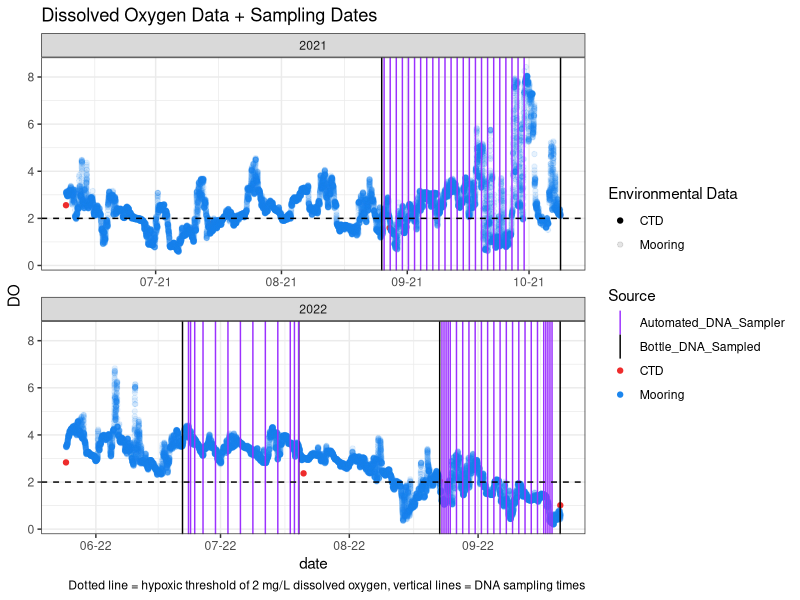
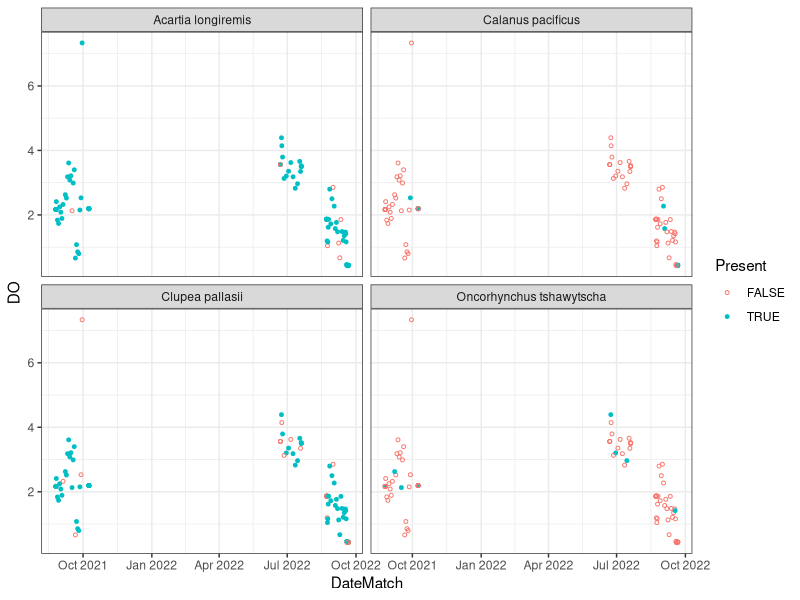
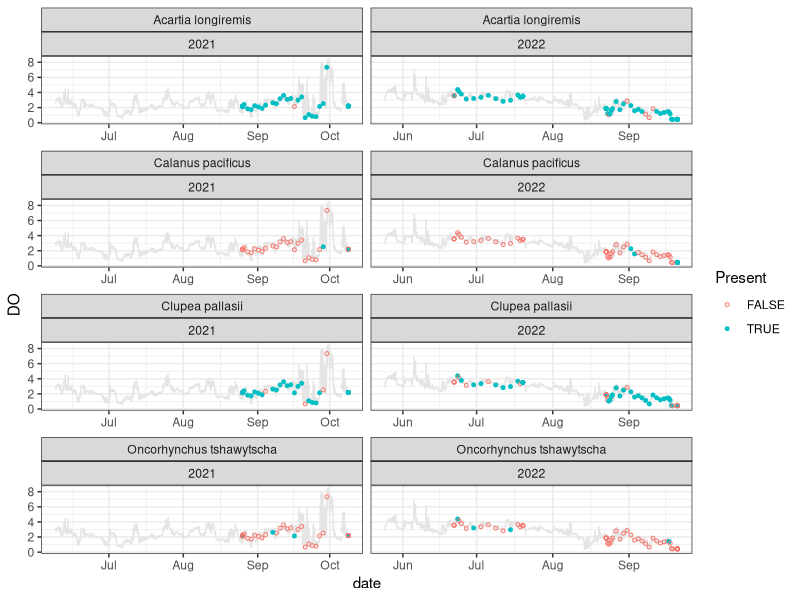
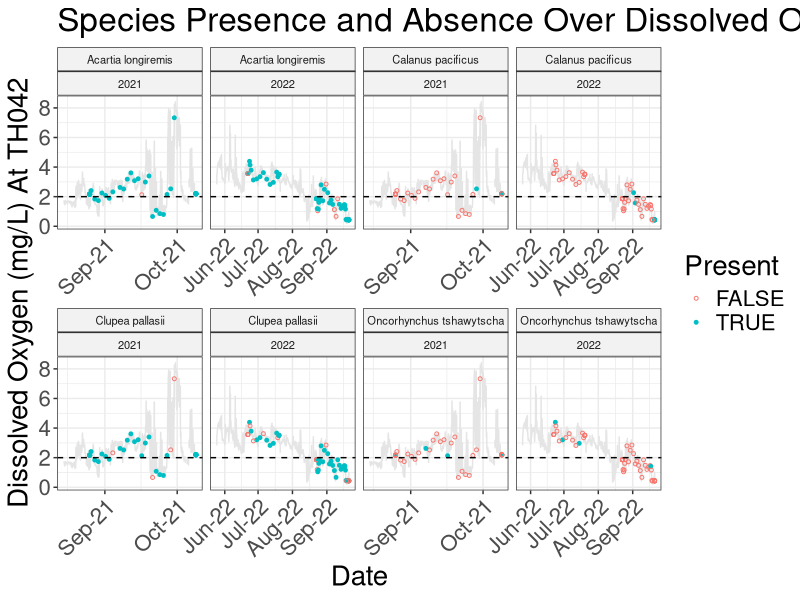
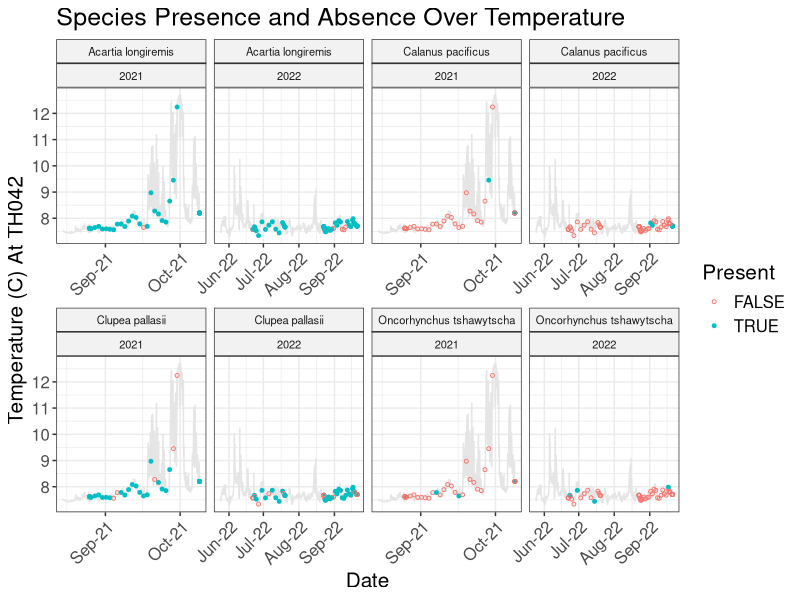
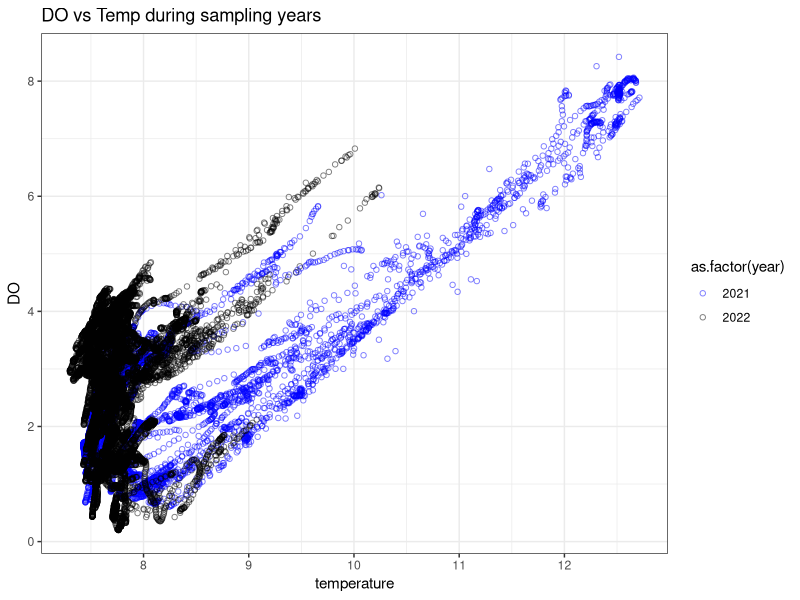
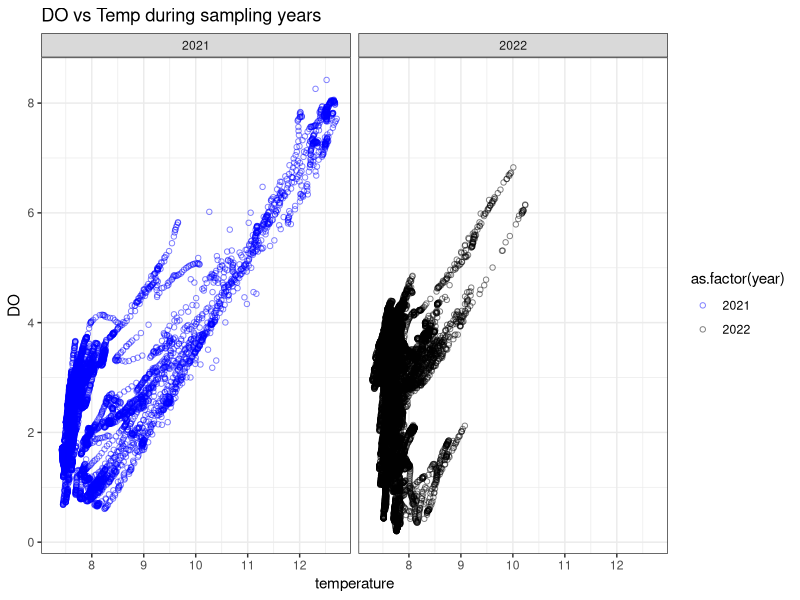
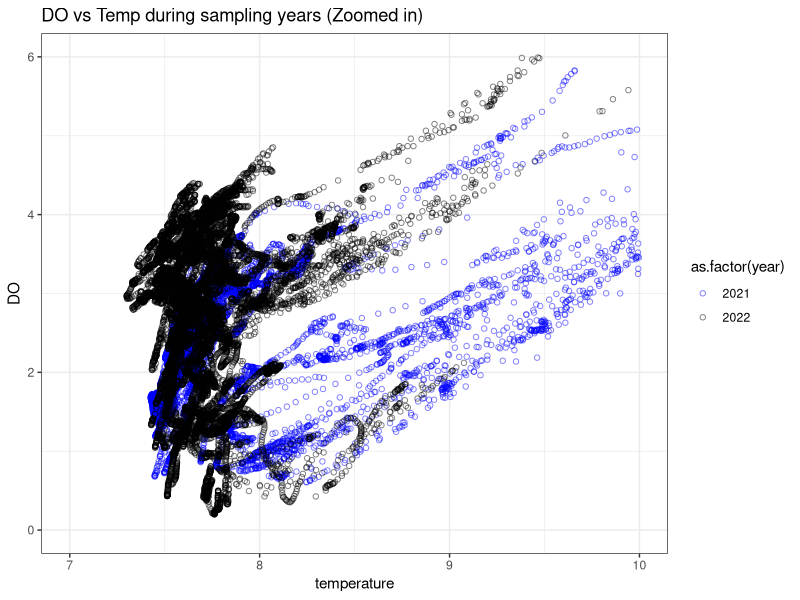

These figures' R source, in order:
## ---- chunk 1
# Warnings and startup messages suppressed
library(tidyverse)
library(patchwork)
library(scales)
library(ggrepel)
library(readxl)
library(here)
## ---- chunk 2
# Import data
SpeciesDetections <- read_csv(here("OCNMS_Project", "Outputs", "SOI_IDs_Species10Detections.csv")) %>% 
  filter(year(Date_UTC) != 2023)
EnvData1 <- read_csv(here("OCNMS_Project", "Data", "EnvironmentalDataset1.csv")) %>%  # Using EnvironmentalDataset1 because the satellite + NEMO data in EnvironmentalDataset2 didn't turn out to be good at gap filling
  filter(year != 2023) %>%  # Ignoring 2023 due to gaps for now
  mutate(year = as.factor(year))
SamplingDates2 <- read_csv(here("OCNMS_Project", "Data", "SamplingDates2.csv")) %>%  # Exported from EnvironmentalDataxSampleDates.Rmd, simple dataframe of all datetimes of samples
  filter(year(Date) != 2023) %>% # Ignoring 2023 due to gaps for now
  mutate(Source = case_when(Source == "Bottle_DNA" ~ "Bottle_DNA_Sampled", Source == "PPS_DNA" ~ "Automated_DNA_Sampler"))
## ---- chunk 3
ggplot(EnvData1, aes(x = date, y = DO, color = source, alpha = source)) +
  geom_point() +
  scale_alpha_manual(values = c(1,0.1)) + # doesn't currently do anything
  scale_x_datetime(date_breaks = "1 month", date_labels = "%m-%y") +
  theme_bw() +
  facet_wrap(facets = vars(year), scales = "free_x", ncol = 1) +
  geom_vline(data = SamplingDates2, aes(xintercept = Date, color = Source)) +
  scale_color_manual(values = c("purple1", "black", "firebrick2", "dodgerblue2")) +
  geom_hline(aes(yintercept = 2), color = "black", linetype = "dashed") +
  labs(title = "Dissolved Oxygen Data + Sampling Dates", caption = "Dotted line = hypoxic threshold of 2 mg/L dissolved oxygen, vertical lines = DNA sampling times", alpha = "Environmental Data", color = "Source")
## ---- chunk 4
messyjoin <- full_join(EnvData1, SpeciesDetections, by = join_by(date == Date_UTC)) # did not work, unsurprised
EnvRd <- EnvData1 %>% 
  mutate(DateMatch = round_date(date, unit = "10 minutes")) # well at least it didn't immediately explode. However, this still has many datapoints per hour. Maybe round to the nearest 10 minutes? 
DetectRd <- SpeciesDetections %>% 
  mutate(DateMatch = round_date(Date_UTC, unit = "10 minutes"), Date_local_hr = round_date(Date_local, unit = "hour")) # Spot check - looks good. 

messyrdjoin <- full_join(EnvRd, DetectRd, by = join_by(DateMatch)) # Many to many is probably expected - There's several detections per time point

# Ok, that was pretty good! To try and avoid many-to-many, perhaps a specific join. Don't care about EnvHr without DetectHr matches, so make DetectHr x and do a left join (A left_join() keeps all observations in x.)

eDNAxEnvData <- left_join(DetectRd, EnvRd, by = join_by(DateMatch)) 

investigate <- eDNAxEnvData %>% select(Species, DateMatch, Date_UTC, Date_local_hr, source, temperature, DO, SampleId, Rosette_position, Amplicon)
## ---- chunk 5
ggplot(eDNAxEnvData, aes(x = DateMatch, y = DO, shape = Present, size = Present, color = Present)) +
  scale_shape_manual(values = c(1, 19)) +
  scale_size_manual(values = c(1,1)) +
  geom_point() +
  theme_bw() +
  facet_wrap(facets = vars(Species))

ggplot(data = EnvData1, aes(x = date, y = DO)) +
  geom_line(color = "gray90") +
  geom_point(data = eDNAxEnvData, aes(x = DateMatch, y = DO, shape = Present, size = Present, color = Present)) +
  scale_shape_manual(values = c(1, 19)) +
  scale_size_manual(values = c(1,1)) + 
  theme_bw() +
  facet_wrap(facets = vars(Species, year(date)), scales = "free_x", ncol = 2)
## ---- chunk 6
EnvDataRange <- EnvData1 %>% 
  filter(date > as.POSIXct("2021-08-15 00:00:00", tz = "UTC"))

ggplot(data = EnvDataRange, aes(x = date, y = DO)) +
  geom_line(color = "gray90") +
  geom_point(data = eDNAxEnvData, aes(x = DateMatch, y = DO, shape = Present, size = Present, color = Present)) +
  scale_shape_manual(values = c(1, 19)) +
  scale_size_manual(values = c(1,1)) + 
  theme_bw() +
  facet_wrap(facets = vars(Species, year(date)), scales = "free_x", ncol = 4) +
  scale_x_datetime(breaks = "month", date_labels = "%b-%y") +
  theme(text = element_text(size = 20), axis.text.x = element_text(angle = 45, hjust = 1), strip.text = element_text(size = 8), strip.background = element_rect(fill = "gray95")) +
  geom_hline(yintercept = 2, linetype = 2) +
  labs(title = "Species Presence and Absence Over Dissolved Oxygen", x = "Date", y = "Dissolved Oxygen (mg/L) At TH042")

ggsave(filename = here("OCNMS_Project", "Plots", "SpeciesPresence_Oxygen_Preliminary.png"), width = 2500, height = 2000, units = "px")

ggplot(data = EnvDataRange, aes(x = date, y = temperature)) +
  geom_line(color = "gray90") +
  geom_point(data = eDNAxEnvData, aes(x = DateMatch, y = temperature, shape = Present, size = Present, color = Present)) +
  scale_shape_manual(values = c(1, 19)) +
  scale_size_manual(values = c(1,1)) + 
  theme_bw() +
  facet_wrap(facets = vars(Species, year(date)), scales = "free_x", ncol = 4) +
  scale_x_datetime(breaks = "month", date_labels = "%b-%y") +
  theme(text = element_text(size = 15), axis.text.x = element_text(angle = 45, hjust = 1), strip.text = element_text(size = 8), strip.background = element_rect(fill = "gray95")) +
  labs(title = "Species Presence and Absence Over Temperature", x = "Date", y = "Temperature (C) At TH042")

ggsave(filename = here("OCNMS_Project", "Plots", "SpeciesPresence_Temp_Preliminary.png"), width = 2500, height = 2000, units = "px")
## ---- chunk 7
ggplot(EnvDataRange, aes(x = temperature, y = DO, shape = source, color = as.factor(year))) +
  scale_shape_manual(values = c(4,19)) +
  scale_color_manual(values = c("blue", "black")) +
  geom_point(shape = 1, alpha = 0.5) +
  theme_bw() +
  labs(title = "DO vs Temp during sampling years")
ggsave(here("OCNMS_eDNA", "Plots", "DO_vs_Temp.png"))

ggplot(EnvDataRange, aes(x = temperature, y = DO, shape = source, color = as.factor(year))) +
  scale_shape_manual(values = c(4,19)) +
  scale_color_manual(values = c("blue", "black")) +
  geom_point(shape = 1, alpha = 0.5) +
  theme_bw() +
  facet_wrap(facets = vars(year)) +
  labs(title = "DO vs Temp during sampling years")
ggsave(here("OCNMS_eDNA", "Plots", "DO_vs_TempYear.png"))

ggplot(EnvDataRange, aes(x = temperature, y = DO, shape = source, color = as.factor(year))) +
  scale_shape_manual(values = c(4,19)) +
  scale_color_manual(values = c("blue", "black")) +
  geom_point(shape = 1, alpha = 0.5) +
  scale_x_continuous(limits = c(7, 10)) +
  scale_y_continuous(limits = c(0,6)) +
  theme_bw() +
  labs(title = "DO vs Temp during sampling years (Zoomed in)")
ggsave(here("OCNMS_eDNA", "Plots", "DO_vs_Temp_Zoomed.png"))

ggplot(EnvDataRange, aes(x = temperature, y = DO, shape = source, color = as.factor(year))) +
  scale_shape_manual(values = c(4,19)) +
  scale_color_manual(values = c("blue", "black")) +
  geom_point(shape = 1, alpha = 0.5) +
  scale_x_continuous(limits = c(7, 10)) +
  scale_y_continuous(limits = c(0,6)) +
  theme_bw() +
  facet_wrap(facets = vars(year)) +
  labs(title = "DO vs Temp during sampling years (Zoomed in)")
ggsave(here("OCNMS_eDNA", "Plots", "DO_vs_Temp_ZoomedYear.png"))
## ---- chunk 8
joinSpeciesList <- split(eDNAxEnvData, eDNAxEnvData$Species)

oxmodels <- lapply(joinSpeciesList, glm, formula = Present ~ DO, family = "binomial")
lapply(oxmodels, summary)

tmodels <- lapply(joinSpeciesList, glm, formula = Present ~ temperature, family = "binomial")
lapply(tmodels, summary)
## ---- chunk 9
ggplot(EnvDataRange, aes(x = DO, y = temperature)) +
  geom_point(color = "gray90", alpha = 0.5) +
  geom_point(eDNAxEnvData, mapping = aes(x = DO, y = temperature, color = Present, shape = Present), inherit.aes = F) +
    scale_shape_manual(values = c(1, 19)) +
  theme_bw() +
  theme(text = element_text(size = 15), strip.text = element_text(size = 8), strip.background = element_rect(fill = "gray95")) +
  labs(title = "Dissolved Oxygen vs. Temp + Species Presence", y = "Temperature") +
  facet_wrap(facets = vars(Species))
ggsave(filename = here("OCNMS_Project", "Plots", "SpeciesPresence_TempxDO.png"), width = 2500, height = 2000, units = "px")
## ---- chunk 10
library(car) # Has a function for the Box-Tidwell procedure
?boxTidwell

joinSpeciesList <- lapply(joinSpeciesList, drop_na, DO)

# joinSpeciesList, glm, formula = Present ~ DO

# Single test
boxTidwell(Present ~ DO, other.x = ~ year, data = joinSpeciesList[[1]]) # other.x = any factors not to be transformed. i had to make year into a factor to make it accept this lmao

# Loop to test all for linearity
for (i in 1:length(joinSpeciesList)) {
  print(paste(names(joinSpeciesList)[i], sep = " ", "Presence vs DO"))
  print(boxTidwell(Present ~ DO, other.x = ~ year, data = joinSpeciesList[[i]]))
}

for (i in 1:length(joinSpeciesList)) {
  print(paste(names(joinSpeciesList)[i], sep = " ", "Presence vs Temp"))
  print(boxTidwell(Present ~ temperature, other.x = ~ year, data = joinSpeciesList[[i]]))
}
